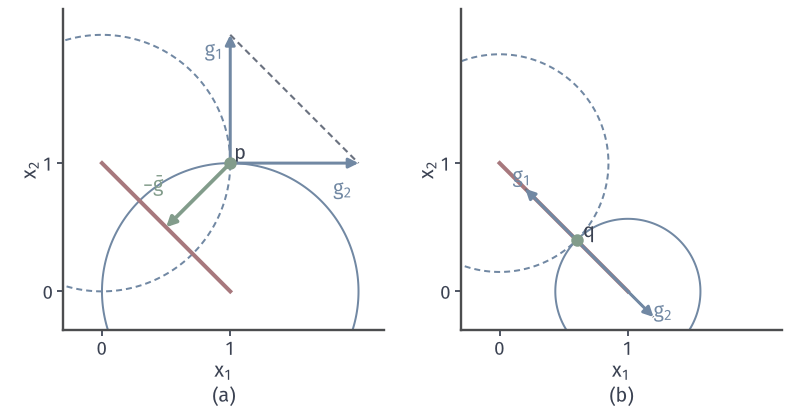

Write the Python code that produced this figure.
from pathlib import Path
import sys
sys.path.insert(0, str(Path(__file__).resolve().parents[1]/"moo-common"))
from moo_fig import *
HERE = Path(__file__).resolve().parent
# Isotropic pair: gradients at an off-segment point p=(1,1) and on-segment point q=(0.6,0.4).
fig, axes = figure(width_mm=112, height_mm=58, ncols=2)
panels(fig, .08, .985, .985, .19, .24)
X, Y = np.meshgrid(np.linspace(-.5, 2.3, 300), np.linspace(-.5, 2.3, 300)); F1, F2 = f_iso(np.stack([X, Y], -1))
P = [np.array([1., 1.]), np.array([.6, .4])]
for ax, p in zip(axes, P):
    setup(ax, (-.3, 2.2), (-.3, 2.2), [0, 1], [0, 1], '$x_1$', '$x_2$', equal=True)
    a, b = f_iso(p); ax.contour(X, Y, F1, levels=[a], colors=BLUE, linewidths=.8); ax.contour(X, Y, F2, levels=[b], colors=BLUE, linewidths=.8, linestyles=[(0, (3, 2))])
    ax.plot([1, 0], [0, 1], color=RED, lw=1.6, zorder=3)
    g1, g2 = p-A0, p-B0; th, g = minnorm2(g1, g2)
    arrow(ax, p, p+g1, BLUE); arrow(ax, p, p+g2, BLUE); ax.plot([p[0]+g1[0], p[0]+g2[0]], [p[1]+g1[1], p[1]+g2[1]], color=MUTED, lw=.85, ls=(0, (3, 2)), zorder=4)
    dot(ax, p, GREEN)
    if g@g > 1e-9: arrow(ax, p, p-g, GREEN, lw=1.5)
axes[0].text(1.03, 1.03, '$p$', color=INK); axes[0].text(.8, 1.96, r'$g_1$', color=BLUE, va='top'); axes[0].text(1.95, .88, r'$g_2$', color=BLUE, ha='right', va='top'); axes[0].text(.32, .78, r'$-\bar g$', color=GREEN)
axes[1].text(.65, .42, '$q$', color=INK); axes[1].text(.1, .85, r'$g_1$', color=BLUE); axes[1].text(1.2, -.2, r'$g_2$', color=BLUE)
tags(fig, axes)
save(fig, HERE, 'figure', {'p': [1, 1], 'q': [.6, .4]})
